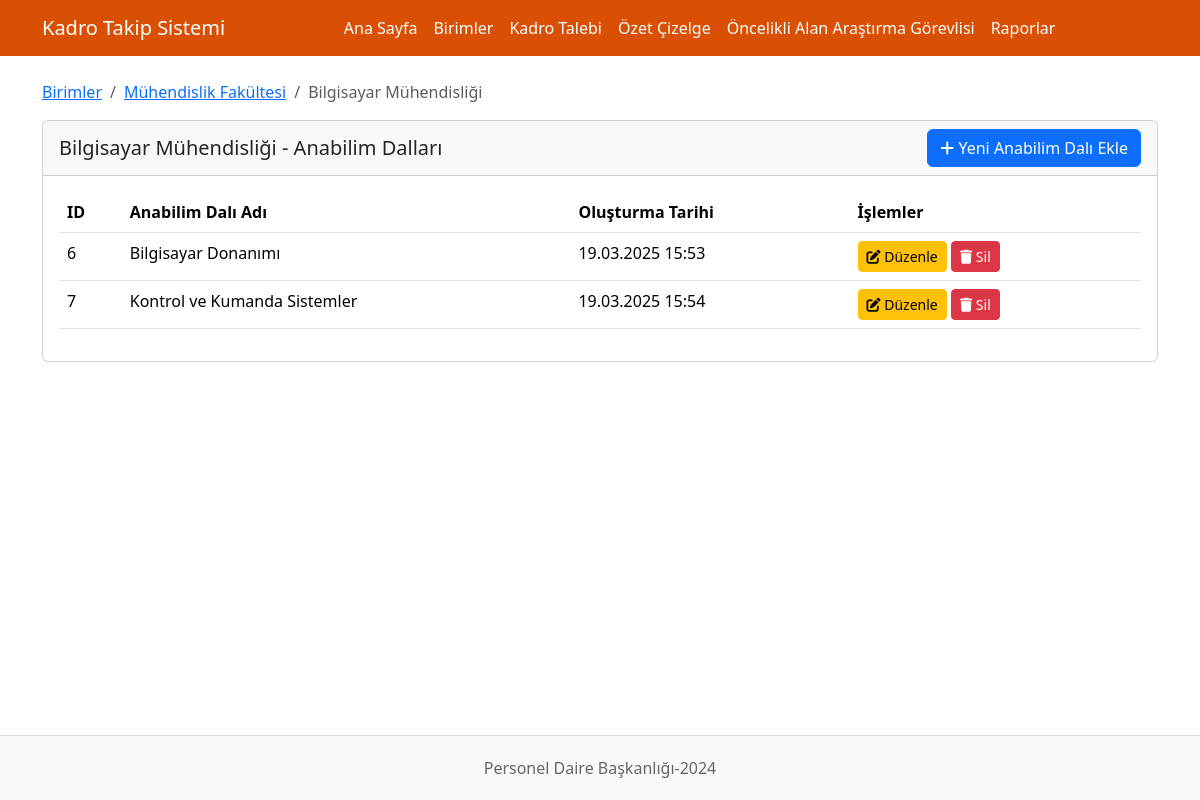
The app's page /anabilim-dallari/6 with its own data.
### app.py (models this page shows)
class Birim(db.Model):
    id = db.Column(db.Integer, primary_key=True)
    ad = db.Column(db.String(100), nullable=False)
    olusturma_tarihi = db.Column(db.DateTime, default=datetime.now)
    bolumler = db.relationship('Bolum', back_populates='birim', lazy=True)
    ogretim_uyesi_sayilari = db.relationship('OgretimUyesiSayisi', backref='birim', lazy=True)
    kadro_talepleri = db.relationship('KadroTalebi', back_populates='birim')
    oncelikli_alanlar = db.relationship('OncelikliAlanArastirmaGorevlisi', back_populates='birim')
    kontenjan_tahsisleri = db.relationship('KontenjanTahsis', back_populates='birim')

class Bolum(db.Model):
    id = db.Column(db.Integer, primary_key=True)
    ad = db.Column(db.String(100), nullable=False)
    birim_id = db.Column(db.Integer, db.ForeignKey('birim.id'), nullable=False)
    birim = db.relationship('Birim', back_populates='bolumler')
    anabilim_dallari = db.relationship('AnabilimDali', back_populates='bolum')
    kadro_talepleri = db.relationship('KadroTalebi', back_populates='bolum')
    oncelikli_alanlar = db.relationship('OncelikliAlanArastirmaGorevlisi', back_populates='bolum')
    olusturma_tarihi = db.Column(db.DateTime, default=datetime.now)
    guncelleme_tarihi = db.Column(db.DateTime, default=datetime.now, onupdate=datetime.now)

class AnabilimDali(db.Model):
    id = db.Column(db.Integer, primary_key=True)
    ad = db.Column(db.String(100), nullable=False)
    bolum_id = db.Column(db.Integer, db.ForeignKey('bolum.id'), nullable=False)
    olusturma_tarihi = db.Column(db.DateTime, default=datetime.now)
    bolum = db.relationship('Bolum', back_populates='anabilim_dallari')
    kadro_talepleri = db.relationship('KadroTalebi', back_populates='anabilim_dali')
    oncelikli_alanlar = db.relationship('OncelikliAlanArastirmaGorevlisi', back_populates='anabilim_dali')

### app.py (the view)
@app.route('/anabilim-dallari/<int:bolum_id>')
def anabilim_dallari(bolum_id):
    bolum = Bolum.query.get_or_404(bolum_id)
    anabilim_dallari = AnabilimDali.query.filter_by(bolum_id=bolum_id).all()
    return render_template('anabilim_dallari.html', bolum=bolum, anabilim_dallari=anabilim_dallari)

### templates/anabilim_dallari.html (shortened to what this page needs)
{% extends "base.html" %}
{% block head %}
    <link href="https://cdn.jsdelivr.net/npm/bootstrap@5.3.1/dist/css/bootstrap.min.css" rel="stylesheet">
    <link href="https://cdnjs.cloudflare.com/ajax/libs/font-awesome/6.0.0/css/all.min.css" rel="stylesheet">
{% endblock %}
{% block content %}
    <nav class="navbar navbar-expand-lg" style="background-color: #D94F04;">
        <div class="container">
            <span class="navbar-brand text-white">Kadro Takip Sistemi</span>
            <div class="collapse navbar-collapse" id="navbarNav">
                <ul class="navbar-nav">
                    <li class="nav-item">
                        <a class="nav-link text-white" href="{{ url_for('index') }}">Ana Sayfa</a>
                    </li>
                    <li class="nav-item">
                        <a class="nav-link text-white" href="{{ url_for('birimler') }}">Birimler</a>
                    </li>
                    <li class="nav-item">
                        <a class="nav-link text-white" href="{{ url_for('kadro_talebi') }}">Kadro Talebi</a>
                    </li>
                    <li class="nav-item">
                        <a class="nav-link text-white" href="{{ url_for('ozet_cizelge') }}">Özet Çizelge</a>
                    </li>
                    <li class="nav-item">
                        <a class="nav-link text-white" href="{{ url_for('oncelikli_alan_arastirma_gorevlisi') }}">Öncelikli Alan Araştırma Görevlisi</a>
                    </li>
                    <li class="nav-item">
                        <a class="nav-link text-white" href="{{ url_for('raporlar') }}">Raporlar</a>
                    </li>
                </ul>
            </div>
        </div>
    </nav>
    <div class="container mt-4">
        <div class="row">
            <div class="col-md-12">
                <nav aria-label="breadcrumb">
                    <ol class="breadcrumb">
                        <li class="breadcrumb-item"><a href="{{ url_for('birimler') }}">Birimler</a></li>
                        <li class="breadcrumb-item"><a href="{{ url_for('bolumler', birim_id=bolum.birim_id) }}">{{ bolum.birim.ad }}</a></li>
                        <li class="breadcrumb-item active">{{ bolum.ad }}</li>
                    </ol>
                </nav>
                <div class="card">
                    <div class="card-header d-flex justify-content-between align-items-center">
                        <h5 class="mb-0">{{ bolum.ad }} - Anabilim Dalları</h5>
                        <button type="button" class="btn btn-primary" data-bs-toggle="modal" data-bs-target="#anabilimDaliEkleModal">
                            <i class="fas fa-plus"></i> Yeni Anabilim Dalı Ekle
                        </button>
                    </div>
                    <div class="card-body">
                        <div class="table-responsive">
                            <table class="table table-hover">
                                <thead>
                                    <tr>
                                        <th>ID</th>
                                        <th>Anabilim Dalı Adı</th>
                                        <th>Oluşturma Tarihi</th>
                                        <th>İşlemler</th>
                                    </tr>
                                </thead>
                                <tbody>
                                    {% for anabilim_dali in anabilim_dallari %}
                                    <tr>
                                        <td>{{ anabilim_dali.id }}</td>
                                        <td>{{ anabilim_dali.ad }}</td>
                                        <td>{{ anabilim_dali.olusturma_tarihi.strftime('%d.%m.%Y %H:%M') }}</td>
                                        <td>
                                            <button class="btn btn-sm btn-warning" onclick="anabilimDaliDuzenle({{ anabilim_dali.id }}, '{{ anabilim_dali.ad }}')">
                                                <i class="fas fa-edit"></i> Düzenle
                                            </button>
                                            <button class="btn btn-sm btn-danger" onclick="anabilimDaliSil({{ anabilim_dali.id }})">
                                                <i class="fas fa-trash"></i> Sil
                                            </button>
                                        </td>
                                    </tr>
                                    {% endfor %}
                                </tbody>
                            </table>
                        </div>
                    </div>
                </div>
            </div>
        </div>
    </div>
{% endblock %}

### templates/anabilim_dallari.html (style rules this page uses)
.navbar { padding: 0.5rem 1rem; }
.nav-link { padding: 0.5rem 1rem; }
#navbarNav { justify-content: center; }
.navbar-nav { margin: 0 auto; display: flex; justify-content: center; }

### templates/base.html (style rules this page uses)
body { padding-bottom: 70px; }

### records on screen
Birim: birim.ad "Mühendislik Fakültesi"
Bolum: ad "Bilgisayar Mühendisliği"
AnabilimDali: id "6", ad "Bilgisayar Donanımı", olusturma_tarihi "19.03.2025 15:53"
AnabilimDali: id "7", ad "Kontrol ve Kumanda Sistemler", olusturma_tarihi "19.03.2025 15:54"
